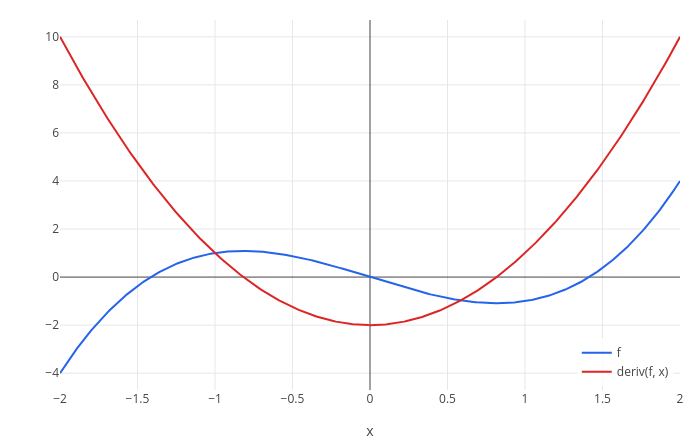

Notebook code for this chart:
### Markdown cell above
## Plotting
`plot(f1, f2, ..., x, from, to)` samples expressions over a range; the range defaults to -10 .. 10. Variables you defined are substituted.

### Code cell
plot(f, deriv(f, x), x, -2, 2)

### Figure 1 — Plotly figure (JSON) as saved in the notebook; plotly's stock layout.template omitted (floating-point values rounded to 4 significant figures; data arrays with more than 128 entries replaced by an {"elided": "..."} marker saying what was removed)
{"data": [{"line": {"color": "#2563eb", "width": 2}, "mode": "lines", "name": "f", "type": "scatter", "x": {"elided": "402 float values"}, "y": {"elided": "402 float values"}}, {"line": {"color": "#dc2626", "width": 2}, "mode": "lines", "name": "deriv(f, x)", "type": "scatter", "x": {"elided": "402 float values"}, "y": {"elided": "402 float values"}}], "layout": {"height": 440, "legend": {"bgcolor": "rgba(255,255,255,0.8)", "x": 0.99, "xanchor": "right", "y": 0.01, "yanchor": "bottom"}, "margin": {"b": 50, "l": 60, "r": 20, "t": 20}, "showlegend": true, "title": {"text": ""}, "width": 700, "xaxis": {"range": [-2, 2], "title": {"text": "x"}, "zeroline": true}, "yaxis": {"range": [-4.7, 10.7], "title": {"text": ""}, "zeroline": true}}}
